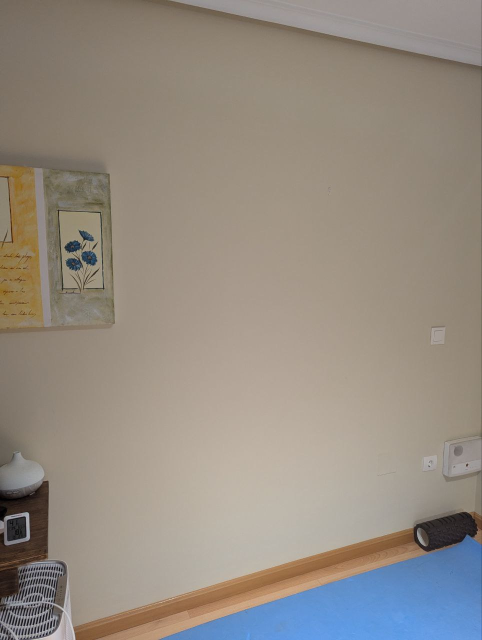
#> input picture 02-ComputerVision/OpenCV_Labs/tasks/photo_2025-12-02_20-29-32 (1).jpg, 964 x 1280 px (shown at 1/2 size); its folder holds only this picture in this run
$ python -i Assignment2_JPMT.py   (imports and definitions only)
#> lines starting #> are read from the running program, lines starting #| are printed output that depends on the picture; after the words box and inside, x2 and y2 are one past the last pixel; in counts of white or black regions, pixels touching at a corner belong together
#> further down, picture is the input picture: shape (1280, 964, 3); mean B, G, R 130.3, 140.4, 149
import cv2
import numpy as np
import tkinter as tk
from tkinter import filedialog, messagebox
from PIL import Image, ImageTk

# Global variables to store images
input_images = []
panorama_result = None

# [197 lines left out: functions select_images, detect_and_describe, match_features, compute_homography, warp_images, not called in this run]

def crop_black_borders(image):
    """
    Crops black borders from the panorama to minimize black areas

    Args:
        image: Input panorama image

    Returns:
        cropped: Cropped image without black borders
    """

    # Convert to grayscale
    gray = cv2.cvtColor(image, cv2.COLOR_BGR2GRAY)
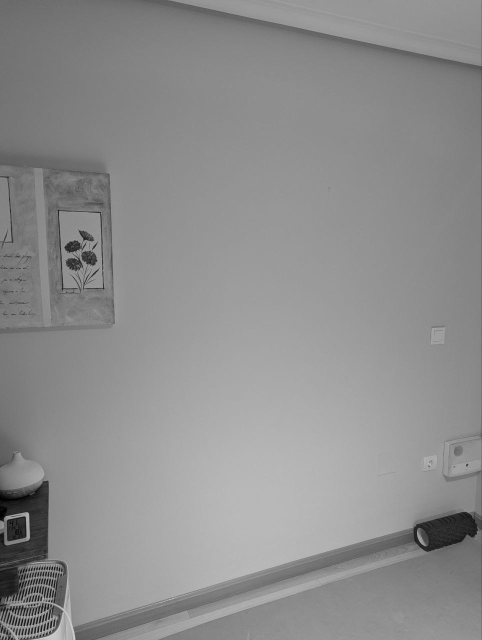
#> gray: shape (1280, 964) (shown at 1/2 size); min 0, max 240, mean 141.9

    # Threshold to find non-black pixels
    _, thresh = cv2.threshold(gray, 1, 255, cv2.THRESH_BINARY)
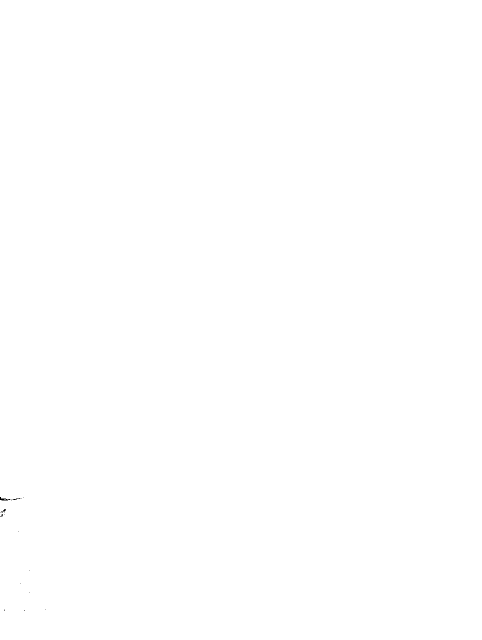
#> thresh: shape (1280, 964) (shown at 1/2 size); 100% white; black in thin lines or dots, all inside (x1, y1, x2, y2) = (0, 994, 91, 1222)

    # Find contours
    contours, _ = cv2.findContours(thresh, cv2.RETR_EXTERNAL, cv2.CHAIN_APPROX_SIMPLE)
#> contours = 2 contours, 1 with area under 20; largest, box (x1, y1, x2, y2) and area: (0, 0, 964, 1280) 1231598

    if len(contours) > 0:
        # Get bounding rectangle of largest contour
        largest_contour = max(contours, key=cv2.contourArea)
#> largest_contour = contour of 27 points, box (x1, y1, x2, y2) (0, 0, 964, 1280), area 1231598
        x, y, w, h = cv2.boundingRect(largest_contour)
#> x = 0; y = 0; w = 964; h = 1280

        # Crop image
        cropped = image[y:y+h, x:x+w]
        return cropped

    return image

# [166 lines left out: functions create_panorama, show_original_images, show_panorama_result, not called in this run]

# Create main window
# [4 lines not run here, left out]

# Title label
# [3 lines that did not run here, left out]
# [1 line not run here, left out]

#Instructuions label
# [1 line that did not run here, left out]
# [1 line not run here, left out]

# Button frame
# [1 line that did not run here, left out]
# [1 line not run here, left out]

# Select-images button
# [4 lines that did not run here, left out]
# [1 line not run here, left out]

# Show-original-images button
# [4 lines that did not run here, left out]
# [1 line not run here, left out]

# Create panorama button
# [4 lines that did not run here, left out]
# [1 line not run here, left out]

# Show result button
# [4 lines that did not run here, left out]
# [1 line not run here, left out]
# Footer label
# [2 lines that did not run here, left out]
# [4 lines not run here, left out]

>>> import cv2
>>> picture = cv2.imread('photo_2025-12-02_20-29-32 (1).jpg')
>>> result = crop_black_borders(picture)
